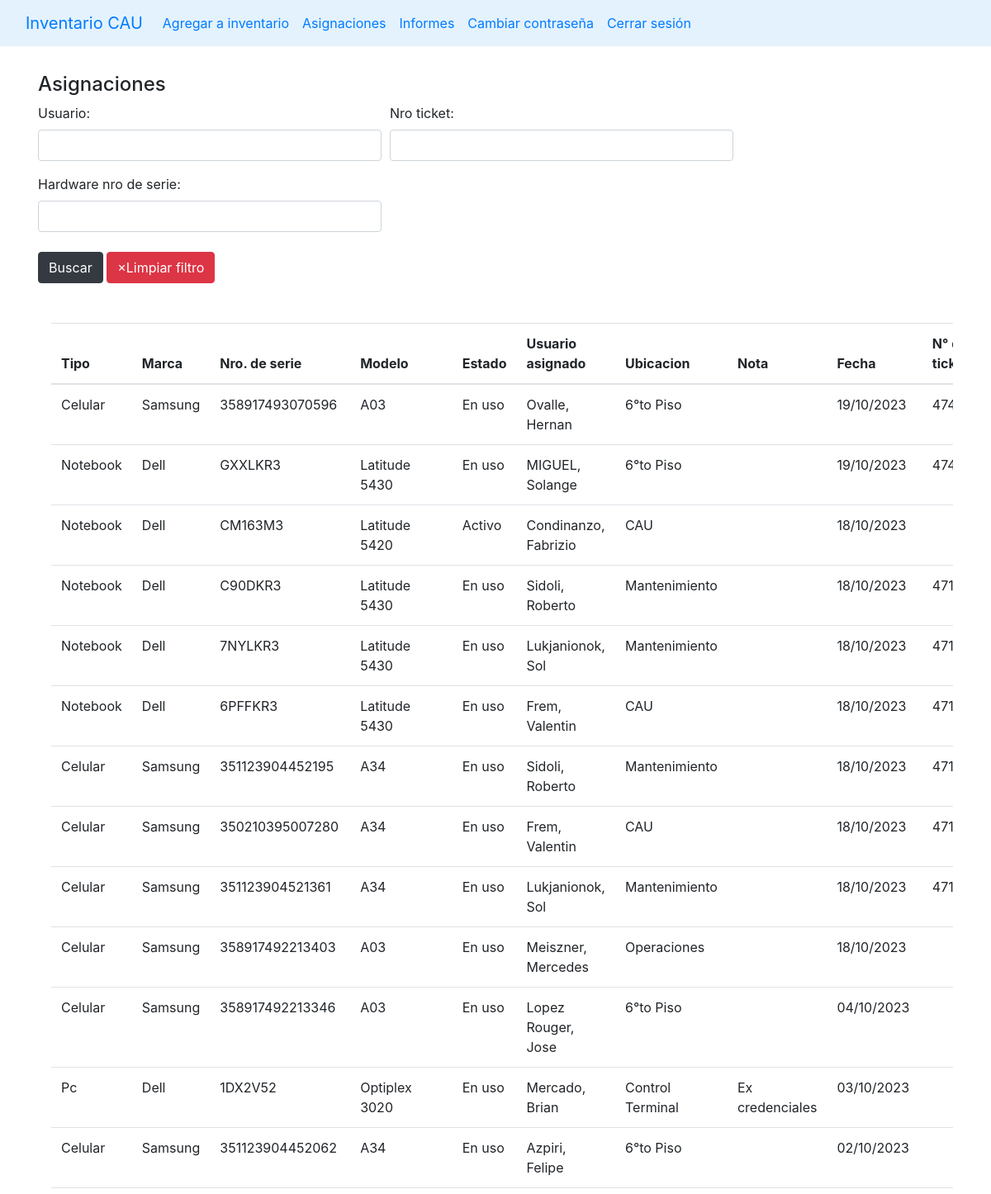
The app's page /asignaciones (signed in, upper part), older data.
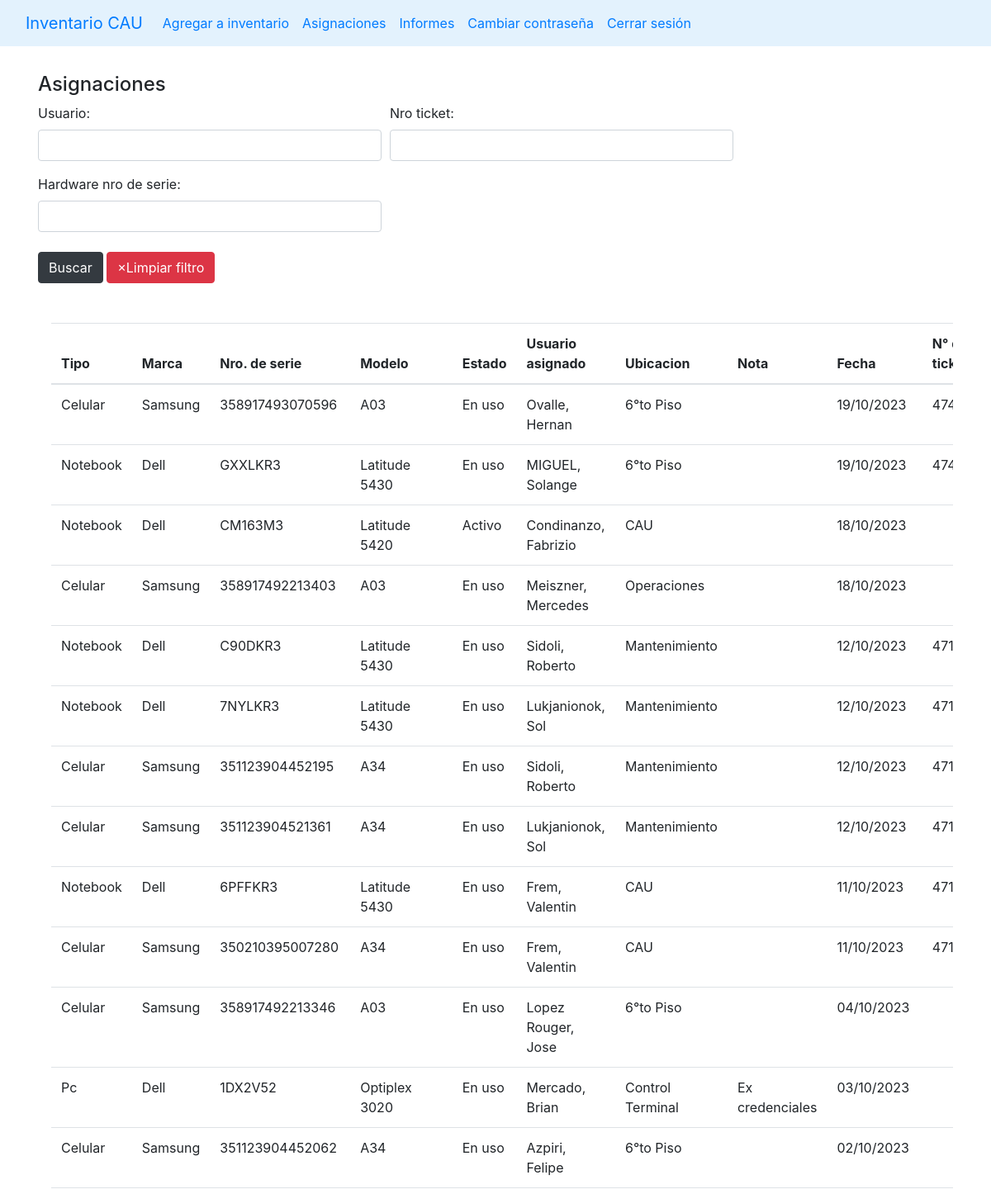
The same page, newer data.
### stockaep/models.py (models this page shows, shortened)
class Asignacion(models.Model):
    hardware = models.ForeignKey(Hardware, on_delete=models.CASCADE)
    usuario = models.CharField(max_length=50)
    fecha_creacion = models.DateField(default=timezone.now)
    nro_ticket = models.CharField(blank=True, max_length=10)
    nota = models.TextField(blank=True, max_length=200)
    class Meta:
        ordering = ['fecha_creacion']

class Hardware(models.Model):
    origenes = (
        ('T4', 'T4'),
        ('CAU', 'CAU'),
        ('Yenny', 'Yenny')
    )
    tipo = models.ForeignKey(Tipo, on_delete=models.CASCADE)
    marca = models.ForeignKey(Marca, on_delete=models.CASCADE)
    modelo = models.ForeignKey(Modelo, on_delete=models.CASCADE)
    nro_de_serie = models.CharField(max_length=100, blank=True)
    ubicacion = models.ForeignKey(Ubicacion, on_delete=models.CASCADE)
    estado = models.ForeignKey(Estado, on_delete=models.CASCADE)
    observaciones = models.TextField(max_length=500, blank=True)
    origen = models.CharField(choices=origenes, max_length=10, default='CAU')
    nota = models.TextField(max_length=500, blank=True)
    class Meta:
        ordering = ['tipo']

class Tipo(models.Model):
    name = models.CharField(max_length=50, unique=True)
    class Meta:
        ordering = ['name']
    def __str__(self) -> str:
        return self.name

class Marca(models.Model):
    nombre = models.CharField(max_length=50, null=False, default='S/D', unique=True)
    class Meta:
        ordering = ['nombre']
    def __str__(self):
        return self.nombre

class Modelo(models.Model):
    nombre = models.CharField(max_length=100, null=False, default='S/D')
    class Meta:
        ordering = ['nombre']
    def __str__(self):
        return self.nombre

class Estado(models.Model):
    estados_hardware = (
    ("Nuevo", "Nuevo"),
    ('Activo', 'Activo'),
    ('En uso', 'En uso'),
    ('Fuera de Servicio', 'Fuera de Servicio'),
    ('Scrap', 'Scrap'),
    ('RMA', 'RMA')
)
    nombre = models.CharField(choices=estados_hardware, max_length=50)
    class Meta:
        ordering = ['nombre']
    def __str__(self):
        return f'{self.nombre}'

class Ubicacion(models.Model):
    nombre = models.CharField(max_length=50)
    class Meta:
        ordering = ['nombre']
    def __str__(self):
        return self.nombre

### stockaep/views.py (the view)
# urls.py: path('asignaciones', views.asignaciones, name='asignaciones'),
@login_required(login_url='login')
def asignaciones(request):
    ctx = {'link':'asignaciones'}
    asignaciones = Asignacion.objects.filter()
    f = AsignacionFilter(request.GET, queryset=Asignacion.objects.all())
    asignaciones_filtradas = f.qs
    ctx['filter'] = f
    ctx['asignaciones'] = asignaciones_filtradas
    return render(request, 'main.html', ctx)

### templates/main.html (shortened to what this page needs)
{% load static %}
<!DOCTYPE html>
<html lang="en">
<head>
    <link rel="stylesheet" href="https://stackpath.bootstrapcdn.com/bootstrap/4.5.0/css/bootstrap.min.css"0>
</head>
<body>
    {% include "navbar.html" %}
    {% if link == 'index' %}
        {% include 'list_hardware.html' %}
    {% elif link == 'create' %}
        {% include 'add_to_inventary.html' %}
    {% elif link == 'edit' %}
        {% include 'edit_hardware.html' %}
    {% elif link == 'notification' %}
        {% include 'notifications.html' %}
    {% elif link == 'asignaciones'%}
        {% include 'asignaciones.html' %}
    {% elif link == "admin_users" %}
        {% include "admin_users.html" %}
    {% elif link == "cambio_contraseña" %}
        {% include "cambio_contraseña.html" %}
    {% elif link == "realizar_informe" %}
        {% include "realizar_informe.html" %}
    {% endif %}
</body>
</html>

### templates/navbar.html (shortened to what this page needs)
  <nav class="navbar navbar-expand-lg bg-body-tertiary" style="background-color: #e3f2fd;" data-bs-theme="dark">
    <div class="container-fluid">
        <a class="navbar-brand" href="/">Inventario CAU</a>
        <div class="collapse navbar-collapse" id="navbarNavDropdown">
            <ul class="navbar-nav">
                <li class="nav-item">
                    <a class="nav-link" href="{% url 'create' %}">Agregar a inventario</a>
                </li>
                <li class="nav-item">
                    <a href="{% url 'asignaciones' %}" class="nav-link">Asignaciones</a>
                </li>
                <li class="nav-item">
                  <a href="{% url 'informes' %}" class="nav-link">Informes</a>
              </li>
                <li class="nav-item"><a href="{% url 'cambio_contraseña' %}" class="nav-link">Cambiar contraseña</a></li>
                <li class="nav-item"><a class="nav-link" href="/logout">Cerrar sesión</a></li>
            </ul>
        </div>
    </div>
</nav>

### templates/asignaciones.html
{% load static%}
{% block content %}
<div class="container p-3">
    <h4 class="mt-3">Asignaciones</h4>
    <div class="input-group mb-3">
        <form method="get">
            <div class="form-row" >
                {% for field in filter.form %}
                <div class="form-group col-md-6" id="form-field-{{ forloop.counter0 }}">
                    {{ field.label_tag }}
                    {{ field }}
                </div>
                {% endfor %}
            </div>
            <button type="submit" class="btn btn-dark mb-3 mt-2">Buscar</button>
            <a as="button" class="btn btn-danger mb-3 mt-2" href="{% url 'asignaciones' %}">&times;Limpiar filtro</a>
        </form>
    </div>
    <div class="container p-3 table-responsive">
        <table class="table table-hover">
            <thead>
                <tr>
                    <th scope="col">Tipo</th>
                    <th scope="col">Marca</th>
                    <th scope="col">Nro. de serie</th>
                    <th scope="col">Modelo</th>
                    <th scope="col">Estado</th>
                    <th scope="col">Usuario asignado</th>
                    <th scope="col">Ubicacion</th>
                    <th scope="col">Nota</th>
                    <th scope="col">Fecha</th>
                    <th scope="col">N° de ticket</th>
                </tr>
            </thead>
            <tbody>
                {% for a in asignaciones reversed%}
                    <tr>
                        <td>{{a.hardware.tipo}}</td>
                        <td>{{a.hardware.marca}}</td>
                        <td>{{a.hardware.nro_de_serie}}</td>
                        <td>{{a.hardware.modelo}}</td>
                        <td>{{a.hardware.estado}}</td>
                        <td>{{a.usuario}}</td>
                        <td>{{a.hardware.ubicacion}}</td>
                        <td>{{a.nota}}</td>
                        <td>{{a.fecha_creacion|date:"d/m/Y"}}</td>
                        <td>{{a.nro_ticket}}</td>
                    </tr>
                {% endfor %}
            </tbody>
        </table>
    </div>
</div>
{% endblock %}

Row changes from the older to the newer data that the page shows:
shown differently, row unchanged: Asignacion "Meiszner, Mercedes": moves up the list
changed Asignacion "C90DKR3": fecha_creacion "18/10/2023" → "12/10/2023"
changed Asignacion "7NYLKR3": fecha_creacion "18/10/2023" → "12/10/2023"
changed Asignacion (number 7 of 14 on the later page): fecha_creacion "18/10/2023" → "12/10/2023"; moves down the list
changed Asignacion (number 8 of 14 on the later page): fecha_creacion "18/10/2023" → "12/10/2023"; moves up the list
changed Asignacion "6PFFKR3": fecha_creacion "18/10/2023" → "11/10/2023"
changed Asignacion (number 10 of 14 on the later page): fecha_creacion "18/10/2023" → "11/10/2023"
